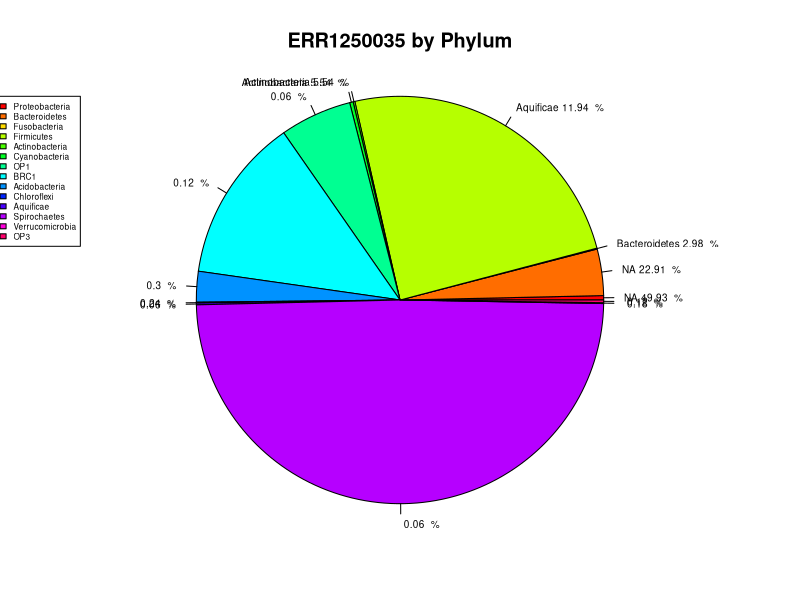
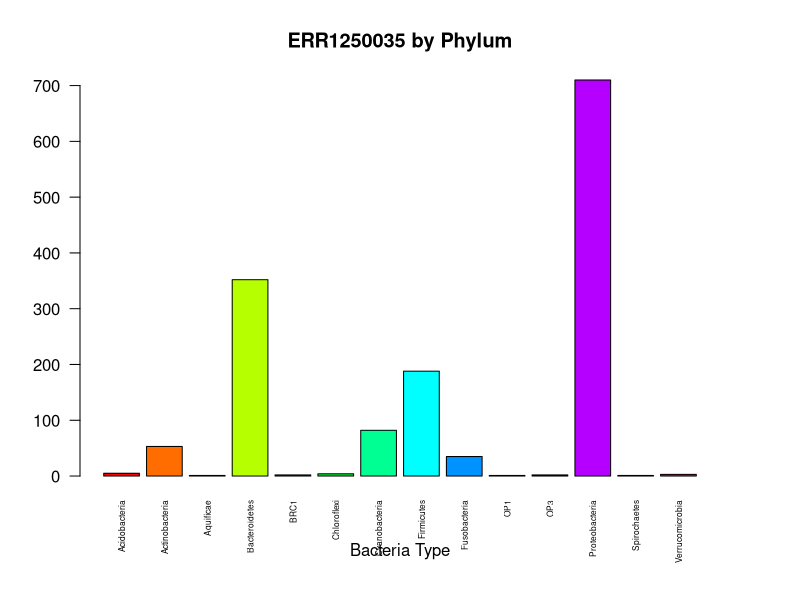

The R script that drew these images, in order:
#Test your R code here

library(openxlsx)
library(dplyr)

#load data
annotatedtb <- read.xlsx("metagenomics1Annotation.xlsx", sheet = 4)
df <- data.frame(annotatedtb)

#create a table of summary values by phylum
numtable1 <- rowsum(df$ERR1250035, df$phylum, reorder = FALSE)
numtable1 <- na.omit(numtable1)
totalsum <- sum(numtable1)
numtable2 <- lapply(numtable1[,1], function(x) { x/totalsum })
numtable2 <- lapply(numtable2, function(x) { round(x*100, digits=2)})


#add labels and count length
labels <- row.names(numtable1)
colnum <- length(labels)
colorfill <- factor(c(labels))
numtable2 <- lapply(numtable2, function(x) { paste(colorfill[x], x, " %")})

#make a pie chart
par(mar=c(4,4,4,4))
par(xpd=TRUE)
pie(table(annotatedtb[,1]), col = rainbow(colnum), radius = 01, main="ERR1250035 by Phylum", c(numtable2), cex = 0.6)
legend(-2,1,labels,c(rainbow(colnum)), cex = 0.5)
par(mar=c(6,4,4,4))
barplot(table(annotatedtb[,1]), col = rainbow(colnum), main="ERR1250035 by Phylum", xlab = "Bacteria Type", las = 2, cex.names = 0.5)
